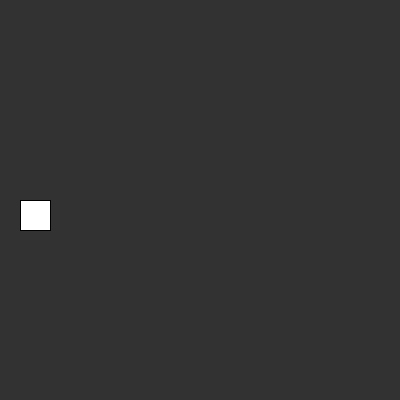
Frame 1 (no input)
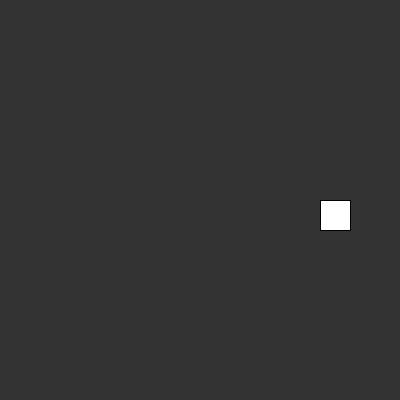
Frame 60 (the mouse pressed at the canvas centre just before this capture)
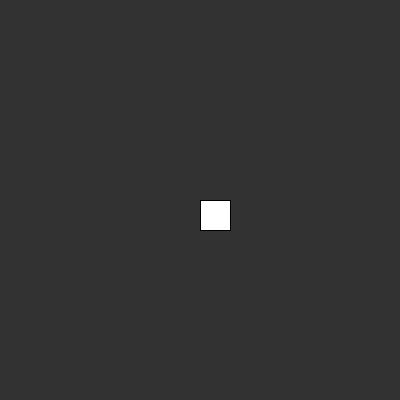
Frame 120 (the mouse held since frame 60 and released just before this capture)

The Processing sketch that drew these frames (run headless with seeded random() and noise(); from frame 60 on, the mouse is pressed at the canvas centre):

// Processing sketch: condicional_2
// ── condicional_2.pde

float x; // declaramos (creamos) una variable del tipo float llamada "x"
float y; // declaramos (creamos) una variable del tipo float llamada "y"
float dir = 20; //declaramos y asignamos valor a una variable del tipo float llamada "dir"

void setup(){
 size(400,400); 
 
 //asignamos valores iniciales a x e y
 x = 0;
 y = 200;
}

void draw(){
  background(50);

  x += dir; //en cada vuelta, agregamos el valor de "dir" a x
  
  // si x es mayor a 400 o menor que 0
  if(x>400 || x<0){
    dir *= -1; //hacemos que pase de positivo a negativo, o vice-versa
    println("cambio de direccion"); //imprimimos para comprobar cuando la condicion es verdadera 
  }
  
  println(x); // para ver como x incrementa o decrementa
  
  rect (x, y, 30, 30); // finalmente dibujamos 
}
